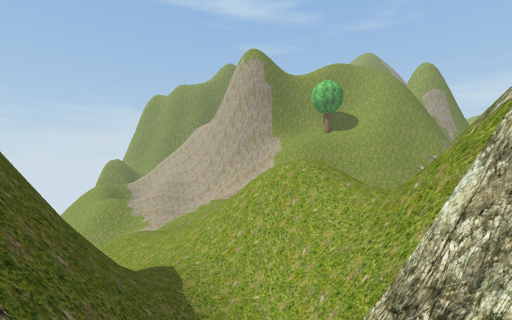
[1] (above)

18 first-person views from a walk through a 3-D level made in the Unity game engine. The camera is 1.4 m above the floor, looks level and sees 90° across. The floor is counted in squares, 2 m on a side. Each view is taken from the middle of a square. On the plan, view 1 faces up. The plan holds only what a view shows up to about 9 squares ahead; the rest is blank. The place goes on beyond the plan. Some trees and plants on the terrain are drawn as simple stand-ins. The player is left out. Some animated figures are left out.

[2]
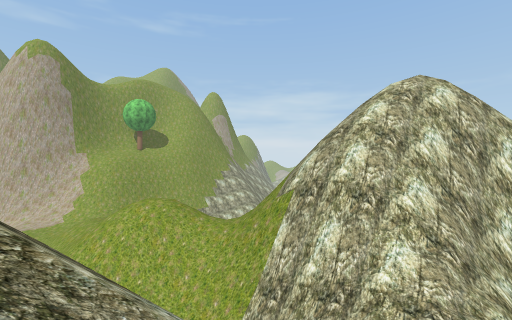

[3]
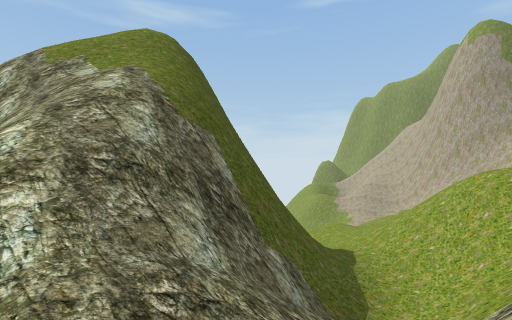

[4]
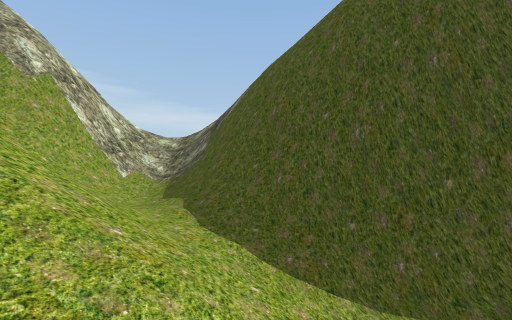

[5]
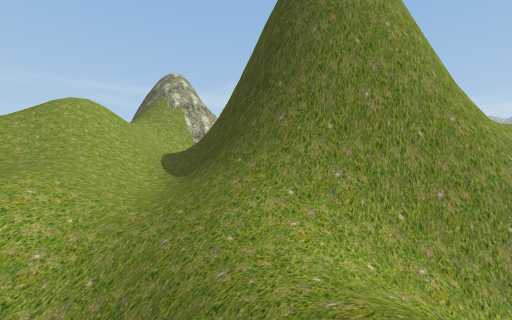

[6]
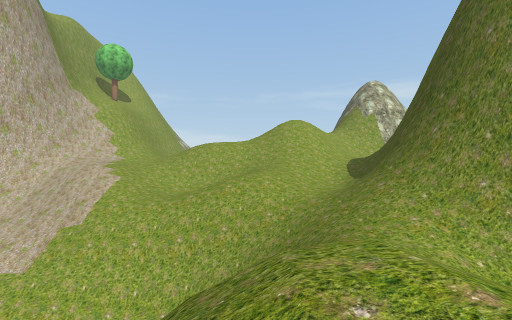

[7]
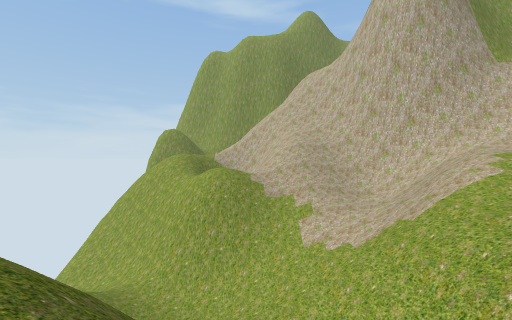

[8]
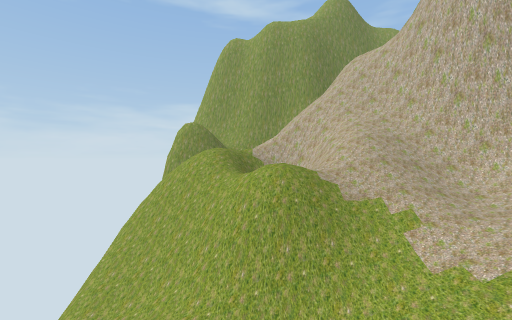

[9]
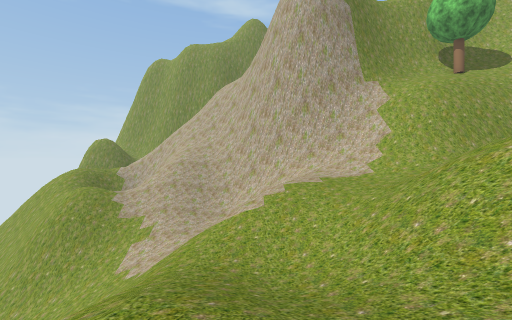

[10]
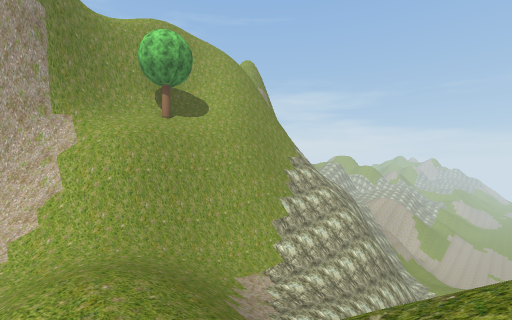

[11]
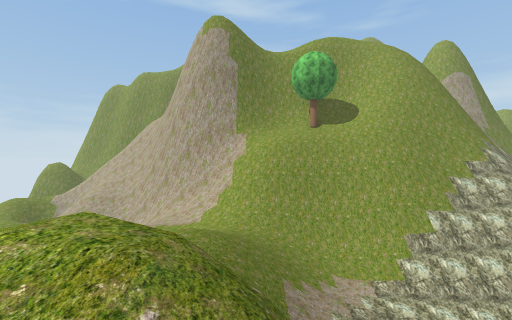

[12]
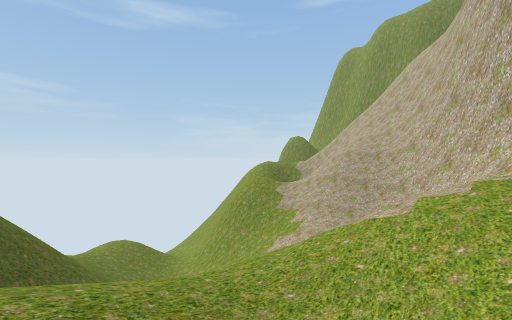

[13]
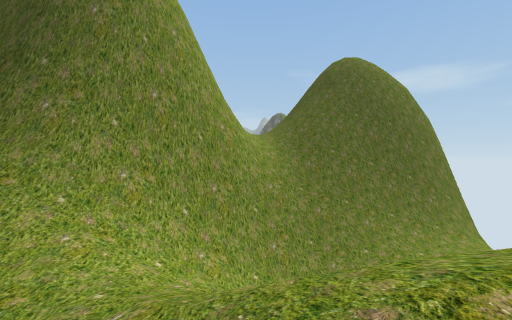

[14]
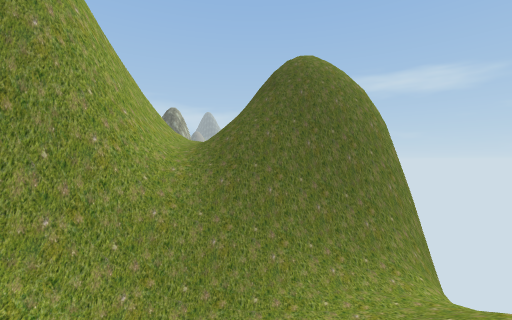

[15]
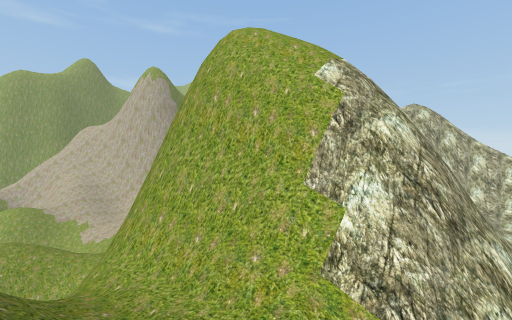

[16]
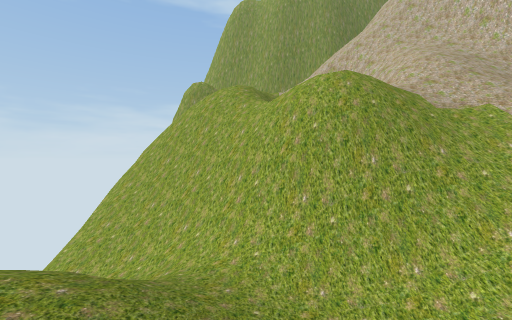

[17]
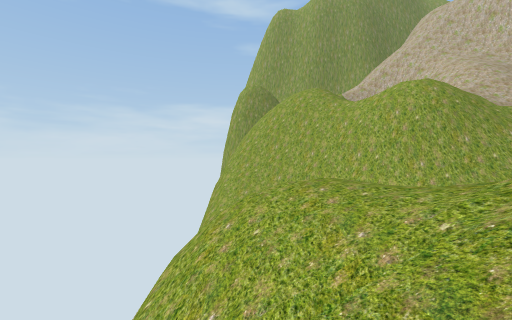

[18]
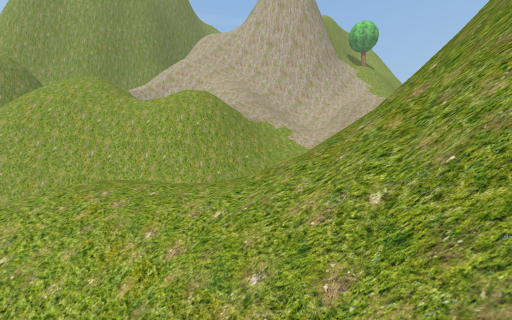

### Floor plan
Key: @ floor where view 1 was taken; # wall or solid block; . main floor; : floor 0.75 m higher than the main floor; - floor 0.75 m lower than the main floor; _ floor 1.5 m lower than the main floor; + floor 1.75 m higher than the main floor; * floor 2.5 m higher than the main floor; < floor 3.25 m lower than the main floor; % floor 4.75 m higher than the main floor; ( floor 5.5 m lower than the main floor; ! floor 7.25 m lower than the main floor; ? floor 8 m lower than the main floor; / step, stairs or slope; = window, fence, low wall or low ledge; v drop or lower ground.
Columns run from 15 left of view 1 to 10 right of it. Each row starts with its distance up from view 1.
 19 ## //   =/##
 18 v#vv/  ////##
 17 =/##v//////###
 16 //###v//////#####
 15  ?//###=////////###
 14    ///=///////://####  ##=
 13  ////!///////..:////####//
 12 v/(/// /////////+////////
 11 v////// ///__////////////
 10  /// ==  #//_///////////v
  9  //==/v= #/////////
  8     ///= ///.////=
  7     .////////////v
  6      //////-////%/
  5       /=####//////
  4  ///</#######/:///
  3  /<///##vvvv##/:#=#
  2 v=###/##v//vv##/###
  1 #####//#v////v#/###
  0   ##=//#v/////=@/#
 -1    ##//##vvvv////#
 -2       *##v
 -3      / /##

Where each view was taken, in squares from view 1:
view 1: 0 up, 0 right, facing up
view 2: 1 down, 2 left, facing up-right
view 3: 1 down, 1 right, facing up-left
view 4: 7 up, 2 left, facing down
view 5: 8 up, 9 left, facing down-right
view 6: 8 up, 11 left, facing right
view 7: 7 up, 8 left, facing up
view 8: 9 up, 10 left, facing up
view 9: 7 up, 3 left, facing up
view 10: 7 up, 0 right, facing up-right
view 11: 5 up, 2 right, facing up
view 12: 9 up, 2 left, facing up-left
view 13: 8 up, 9 left, facing down
view 14: 7 up, 11 left, facing down
view 15: 3 down, 10 left, facing up-right
view 16: 11 up, 11 left, facing up
view 17: 9 up, 14 left, facing up
view 18: 9 up, 14 left, facing up-right
